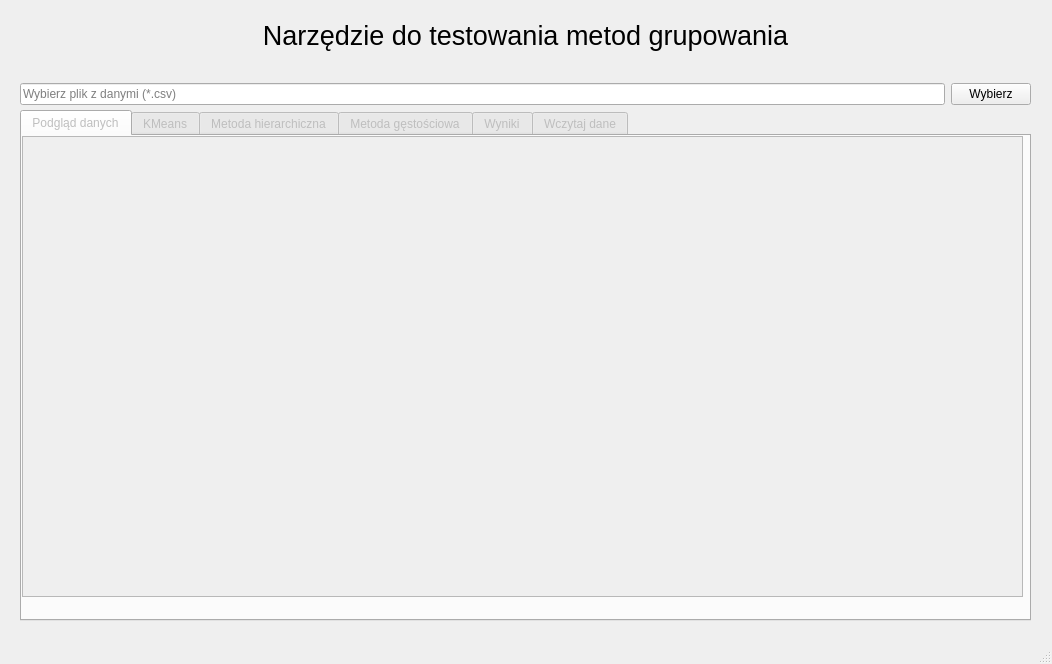
<?xml version="1.0" encoding="UTF-8"?>
<ui version="4.0">
 <class>MainWindow</class>
 <widget class="QMainWindow" name="MainWindow">
  <property name="geometry">
   <rect>
    <x>0</x>
    <y>0</y>
    <width>1052</width>
    <height>664</height>
   </rect>
  </property>
  <property name="windowTitle">
   <string>Badawczy projekt zespołowy - grupowanie</string>
  </property>
  <widget class="QWidget" name="centralwidget">
   <widget class="QWidget" name="verticalLayoutWidget">
    <property name="geometry">
     <rect>
      <x>20</x>
      <y>10</y>
      <width>1011</width>
      <height>51</height>
     </rect>
    </property>
    <layout class="QVBoxLayout" name="verticalLayout_2">
     <item>
      <widget class="QLabel" name="label">
       <property name="font">
        <font>
         <pointsize>20</pointsize>
        </font>
       </property>
       <property name="layoutDirection">
        <enum>Qt::LeftToRight</enum>
       </property>
       <property name="text">
        <string>Narzędzie do testowania metod grupowania</string>
       </property>
       <property name="scaledContents">
        <bool>true</bool>
       </property>
       <property name="alignment">
        <set>Qt::AlignCenter</set>
       </property>
       <property name="margin">
        <number>0</number>
       </property>
      </widget>
     </item>
    </layout>
   </widget>
   <widget class="QWidget" name="horizontalLayoutWidget">
    <property name="geometry">
     <rect>
      <x>20</x>
      <y>59</y>
      <width>1011</width>
      <height>71</height>
     </rect>
    </property>
    <layout class="QHBoxLayout" name="horizontalLayout_2">
     <item>
      <widget class="QLineEdit" name="filename">
       <property name="inputMask">
        <string/>
       </property>
       <property name="readOnly">
        <bool>true</bool>
       </property>
       <property name="placeholderText">
        <string>Wybierz plik z danymi (*.csv)</string>
       </property>
      </widget>
     </item>
     <item>
      <widget class="QPushButton" name="browse">
       <property name="sizePolicy">
        <sizepolicy hsizetype="Minimum" vsizetype="Fixed">
         <horstretch>0</horstretch>
         <verstretch>0</verstretch>
        </sizepolicy>
       </property>
       <property name="cursor">
        <cursorShape>PointingHandCursor</cursorShape>
       </property>
       <property name="text">
        <string>Wybierz</string>
       </property>
      </widget>
     </item>
    </layout>
   </widget>
   <widget class="QTabWidget" name="tabWidget">
    <property name="enabled">
     <bool>false</bool>
    </property>
    <property name="geometry">
     <rect>
      <x>20</x>
      <y>110</y>
      <width>1011</width>
      <height>511</height>
     </rect>
    </property>
    <property name="currentIndex">
     <number>0</number>
    </property>
    <widget class="QWidget" name="tab_podglad">
     <attribute name="title">
      <string>Podgląd danych</string>
     </attribute>
     <widget class="QTableView" name="tableView">
      <property name="geometry">
       <rect>
        <x>0</x>
        <y>0</y>
        <width>1001</width>
        <height>461</height>
       </rect>
      </property>
      <property name="sizePolicy">
       <sizepolicy hsizetype="Minimum" vsizetype="Minimum">
        <horstretch>0</horstretch>
        <verstretch>0</verstretch>
       </sizepolicy>
      </property>
      <property name="sizeAdjustPolicy">
       <enum>QAbstractScrollArea::AdjustIgnored</enum>
      </property>
      <property name="cornerButtonEnabled">
       <bool>false</bool>
      </property>
      <attribute name="verticalHeaderShowSortIndicator" stdset="0">
       <bool>false</bool>
      </attribute>
     </widget>
    </widget>
    <widget class="QWidget" name="tab_metoda_kmeans">
     <attribute name="title">
      <string>KMeans</string>
     </attribute>
     <widget class="QWidget" name="horizontalLayoutWidget_8">
      <property name="geometry">
       <rect>
        <x>10</x>
        <y>10</y>
        <width>981</width>
        <height>31</height>
       </rect>
      </property>
      <layout class="QHBoxLayout" name="horizontalLayout_10">
       <item>
        <widget class="QLabel" name="label_8">
         <property name="text">
          <string>Atrybuty/kolumny brane pod uwagę w grupowaniu (sep: &quot;,&quot;):</string>
         </property>
        </widget>
       </item>
       <item>
        <widget class="QLineEdit" name="features_MetodaKMeans">
         <property name="placeholderText">
          <string>Wprowadź kolejno numery kolumn np. 3,7</string>
         </property>
        </widget>
       </item>
      </layout>
     </widget>
     <widget class="QWidget" name="horizontalLayoutWidget_14">
      <property name="geometry">
       <rect>
        <x>10</x>
        <y>170</y>
        <width>981</width>
        <height>31</height>
       </rect>
      </property>
      <layout class="QHBoxLayout" name="horizontalLayout_15">
       <item>
        <widget class="QPushButton" name="pushButton_MetodaKMeans">
         <property name="text">
          <string>Dokonaj grupowania</string>
         </property>
        </widget>
       </item>
      </layout>
     </widget>
     <widget class="QTextEdit" name="textEdit_MetodaKMeans">
      <property name="enabled">
       <bool>false</bool>
      </property>
      <property name="geometry">
       <rect>
        <x>10</x>
        <y>210</y>
        <width>981</width>
        <height>211</height>
       </rect>
      </property>
      <property name="readOnly">
       <bool>true</bool>
      </property>
     </widget>
     <widget class="QPushButton" name="pushButton_MetodaKMeans_zapisz">
      <property name="enabled">
       <bool>false</bool>
      </property>
      <property name="geometry">
       <rect>
        <x>10</x>
        <y>430</y>
        <width>981</width>
        <height>23</height>
       </rect>
      </property>
      <property name="text">
       <string>Eksportuj wynik</string>
      </property>
     </widget>
     <widget class="QWidget" name="horizontalLayoutWidget_15">
      <property name="geometry">
       <rect>
        <x>10</x>
        <y>50</y>
        <width>981</width>
        <height>31</height>
       </rect>
      </property>
      <layout class="QHBoxLayout" name="horizontalLayout_16">
       <item>
        <widget class="QLabel" name="label_12">
         <property name="text">
          <string>Ilość grup/klastrów do wygenerowania:</string>
         </property>
        </widget>
       </item>
       <item>
        <widget class="QLineEdit" name="clusters_MetodaKMeans">
         <property name="placeholderText">
          <string>Wprowadź wartość ilość klastrów np. 4 </string>
         </property>
        </widget>
       </item>
      </layout>
     </widget>
     <widget class="QWidget" name="horizontalLayoutWidget_16">
      <property name="geometry">
       <rect>
        <x>10</x>
        <y>90</y>
        <width>981</width>
        <height>31</height>
       </rect>
      </property>
      <layout class="QHBoxLayout" name="horizontalLayout_17">
       <item>
        <widget class="QLabel" name="label_13">
         <property name="text">
          <string>Wprowadź parametr n-init:</string>
         </property>
        </widget>
       </item>
       <item>
        <widget class="QLineEdit" name="ninit_MetodaKMeans">
         <property name="placeholderText">
          <string>Wprowadź wartość n-init np. 10</string>
         </property>
        </widget>
       </item>
      </layout>
     </widget>
     <widget class="QWidget" name="horizontalLayoutWidget_17">
      <property name="geometry">
       <rect>
        <x>10</x>
        <y>130</y>
        <width>981</width>
        <height>31</height>
       </rect>
      </property>
      <layout class="QHBoxLayout" name="horizontalLayout_18">
       <item>
        <widget class="QLabel" name="label_14">
         <property name="text">
          <string>Wprowadź parametr max-iter:</string>
         </property>
        </widget>
       </item>
       <item>
        <widget class="QLineEdit" name="maxiter_MetodaKMeans">
         <property name="placeholderText">
          <string>Wprowadź wartość max-iter np. 300</string>
         </property>
        </widget>
       </item>
      </layout>
     </widget>
     <widget class="QPushButton" name="pushButton_showGraphKMeans">
      <property name="enabled">
       <bool>false</bool>
      </property>
      <property name="geometry">
       <rect>
        <x>200</x>
        <y>460</y>
        <width>791</width>
        <height>23</height>
       </rect>
      </property>
      <property name="text">
       <string>Pokaż wykres</string>
      </property>
     </widget>
     <widget class="QCheckBox" name="checkBox_obiectIdOnChart_Kmeans">
      <property name="geometry">
       <rect>
        <x>20</x>
        <y>460</y>
        <width>171</width>
        <height>18</height>
       </rect>
      </property>
      <property name="text">
       <string>Pokaż id obiektów na wykresie</string>
      </property>
     </widget>
    </widget>
    <widget class="QWidget" name="tab_metoda_hierarchiczna">
     <attribute name="title">
      <string>Metoda hierarchiczna</string>
     </attribute>
     <widget class="QWidget" name="horizontalLayoutWidget_7">
      <property name="geometry">
       <rect>
        <x>10</x>
        <y>10</y>
        <width>981</width>
        <height>31</height>
       </rect>
      </property>
      <layout class="QHBoxLayout" name="horizontalLayout_9">
       <item>
        <widget class="QLabel" name="label_7">
         <property name="text">
          <string>Atrybuty/kolumny brane pod uwagę w grupowaniu (sep: &quot;,&quot;):</string>
         </property>
        </widget>
       </item>
       <item>
        <widget class="QLineEdit" name="features_MetodaHierarchiczna">
         <property name="placeholderText">
          <string>Wprowadź kolejno numery kolumn np. 3,7</string>
         </property>
        </widget>
       </item>
      </layout>
     </widget>
     <widget class="QWidget" name="horizontalLayoutWidget_9">
      <property name="geometry">
       <rect>
        <x>10</x>
        <y>50</y>
        <width>981</width>
        <height>31</height>
       </rect>
      </property>
      <layout class="QHBoxLayout" name="horizontalLayout_11">
       <item>
        <widget class="QLabel" name="label_9">
         <property name="minimumSize">
          <size>
           <width>260</width>
           <height>0</height>
          </size>
         </property>
         <property name="maximumSize">
          <size>
           <width>200</width>
           <height>16777215</height>
          </size>
         </property>
         <property name="text">
          <string>Ilość grup/klastrów do wygenerowania (opcionalne):</string>
         </property>
         <property name="wordWrap">
          <bool>true</bool>
         </property>
        </widget>
       </item>
       <item>
        <widget class="QLineEdit" name="clusters_MetodaHierarchiczna">
         <property name="placeholderText">
          <string>Wprowadź ilość klastrów, np. 4 </string>
         </property>
        </widget>
       </item>
      </layout>
     </widget>
     <widget class="QWidget" name="horizontalLayoutWidget_10">
      <property name="geometry">
       <rect>
        <x>10</x>
        <y>130</y>
        <width>981</width>
        <height>31</height>
       </rect>
      </property>
      <layout class="QHBoxLayout" name="horizontalLayout_12">
       <item>
        <widget class="QLabel" name="label_10">
         <property name="maximumSize">
          <size>
           <width>300</width>
           <height>16777215</height>
          </size>
         </property>
         <property name="text">
          <string>Rodzaj metryki (metryka odległości pomiędzy obiektami):</string>
         </property>
        </widget>
       </item>
       <item>
        <widget class="QComboBox" name="comboBox_MetodaHierarchiczna">
         <property name="currentText">
          <string/>
         </property>
         <property name="placeholderText">
          <string>Wybierz jedną z dostępnych metryk...</string>
         </property>
        </widget>
       </item>
      </layout>
     </widget>
     <widget class="QWidget" name="horizontalLayoutWidget_11">
      <property name="geometry">
       <rect>
        <x>10</x>
        <y>210</y>
        <width>981</width>
        <height>31</height>
       </rect>
      </property>
      <layout class="QHBoxLayout" name="horizontalLayout_13">
       <item>
        <widget class="QPushButton" name="pushButton_MetodaHierarchiczna">
         <property name="text">
          <string>Dokonaj grupowania</string>
         </property>
        </widget>
       </item>
      </layout>
     </widget>
     <widget class="QTextEdit" name="textEdit_MetodaHierarchiczna">
      <property name="enabled">
       <bool>false</bool>
      </property>
      <property name="geometry">
       <rect>
        <x>10</x>
        <y>250</y>
        <width>981</width>
        <height>171</height>
       </rect>
      </property>
      <property name="readOnly">
       <bool>true</bool>
      </property>
     </widget>
     <widget class="QPushButton" name="pushButton_MetodaHierarchiczna_zapisz">
      <property name="enabled">
       <bool>false</bool>
      </property>
      <property name="geometry">
       <rect>
        <x>10</x>
        <y>430</y>
        <width>981</width>
        <height>23</height>
       </rect>
      </property>
      <property name="text">
       <string>Eksportuj wynik</string>
      </property>
     </widget>
     <widget class="QCheckBox" name="checkBox_obiectIdOnChart_Hierarchiczna">
      <property name="geometry">
       <rect>
        <x>20</x>
        <y>460</y>
        <width>171</width>
        <height>18</height>
       </rect>
      </property>
      <property name="text">
       <string>Pokaż id obiektów na wykresie</string>
      </property>
     </widget>
     <widget class="QPushButton" name="pushButton_showGraphHierarchiczna">
      <property name="enabled">
       <bool>false</bool>
      </property>
      <property name="geometry">
       <rect>
        <x>200</x>
        <y>460</y>
        <width>371</width>
        <height>23</height>
       </rect>
      </property>
      <property name="text">
       <string>Pokaż wykres</string>
      </property>
     </widget>
     <widget class="QPushButton" name="pushButton_showGraphHierarchiczna2">
      <property name="enabled">
       <bool>false</bool>
      </property>
      <property name="geometry">
       <rect>
        <x>580</x>
        <y>460</y>
        <width>411</width>
        <height>23</height>
       </rect>
      </property>
      <property name="text">
       <string>Pokaż dendrogram</string>
      </property>
     </widget>
     <widget class="QWidget" name="horizontalLayoutWidget_12">
      <property name="geometry">
       <rect>
        <x>10</x>
        <y>170</y>
        <width>981</width>
        <height>31</height>
       </rect>
      </property>
      <layout class="QHBoxLayout" name="horizontalLayout_14">
       <item>
        <widget class="QLabel" name="label_16">
         <property name="maximumSize">
          <size>
           <width>500</width>
           <height>16777215</height>
          </size>
         </property>
         <property name="text">
          <string>Rodzaj powiązania (określa, jaką odległość należy zastosować między zestawami obserwacji):</string>
         </property>
        </widget>
       </item>
       <item>
        <widget class="QComboBox" name="comboBox_MetodaHierarchiczna_linkage">
         <property name="currentText">
          <string/>
         </property>
         <property name="placeholderText">
          <string>Wybierz jedną z dostępnych metryk...</string>
         </property>
        </widget>
       </item>
      </layout>
     </widget>
     <widget class="QWidget" name="horizontalLayoutWidget_13">
      <property name="geometry">
       <rect>
        <x>10</x>
        <y>90</y>
        <width>981</width>
        <height>31</height>
       </rect>
      </property>
      <layout class="QHBoxLayout" name="horizontalLayout_19">
       <item>
        <widget class="QLabel" name="label_17">
         <property name="minimumSize">
          <size>
           <width>320</width>
           <height>0</height>
          </size>
         </property>
         <property name="maximumSize">
          <size>
           <width>200</width>
           <height>16777215</height>
          </size>
         </property>
         <property name="text">
          <string>Próg odległości powiązania (jeżeli ilość klastrów nieokreślona):</string>
         </property>
         <property name="wordWrap">
          <bool>true</bool>
         </property>
        </widget>
       </item>
       <item>
        <widget class="QLineEdit" name="treshold_MetodaHierarchiczna">
         <property name="placeholderText">
          <string>Wprowadź próg, np. 20 </string>
         </property>
        </widget>
       </item>
      </layout>
     </widget>
    </widget>
    <widget class="QWidget" name="tab_metoda_gestosciowa">
     <attribute name="title">
      <string>Metoda gęstościowa</string>
     </attribute>
     <widget class="QWidget" name="horizontalLayoutWidget_2">
      <property name="geometry">
       <rect>
        <x>10</x>
        <y>10</y>
        <width>981</width>
        <height>31</height>
       </rect>
      </property>
      <layout class="QHBoxLayout" name="horizontalLayout_3">
       <item>
        <widget class="QLabel" name="label_2">
         <property name="text">
          <string>Atrybuty/kolumny brane pod uwagę w grupowaniu (sep: &quot;,&quot;):</string>
         </property>
        </widget>
       </item>
       <item>
        <widget class="QLineEdit" name="features_MetodaGestosciowa">
         <property name="placeholderText">
          <string>Wprowadź kolejno numery kolumn np. 3,7</string>
         </property>
        </widget>
       </item>
      </layout>
     </widget>
     <widget class="QWidget" name="horizontalLayoutWidget_3">
      <property name="geometry">
       <rect>
        <x>10</x>
        <y>50</y>
        <width>981</width>
        <height>31</height>
       </rect>
      </property>
      <layout class="QHBoxLayout" name="horizontalLayout_4">
       <item>
        <widget class="QLabel" name="label_3">
         <property name="text">
          <string>Wartość parametru &quot;eps&quot; (maksymalna odległość między obserwacjami, aby można było je uznać za sąsiadujące):</string>
         </property>
        </widget>
       </item>
       <item>
        <widget class="QLineEdit" name="eps_MetodaGestosciowa">
         <property name="placeholderText">
          <string>Wprowadź wartość eps, np. 3 </string>
         </property>
        </widget>
       </item>
      </layout>
     </widget>
     <widget class="QWidget" name="horizontalLayoutWidget_4">
      <property name="geometry">
       <rect>
        <x>10</x>
        <y>90</y>
        <width>981</width>
        <height>31</height>
       </rect>
      </property>
      <layout class="QHBoxLayout" name="horizontalLayout_5">
       <item>
        <widget class="QLabel" name="label_4">
         <property name="minimumSize">
          <size>
           <width>480</width>
           <height>0</height>
          </size>
         </property>
         <property name="maximumSize">
          <size>
           <width>500</width>
           <height>16777215</height>
          </size>
         </property>
         <property name="text">
          <string>Wartość parametru &quot;min-samples&quot; (minimalna liczba obserwacji znajdujących się w odległości mniejszej niż eps od danej obserwacji, aby mogły zostać uznane za należące do jądra klastra):</string>
         </property>
         <property name="wordWrap">
          <bool>true</bool>
         </property>
        </widget>
       </item>
       <item>
        <widget class="QLineEdit" name="minSamples_MetodaGestosciowa">
         <property name="placeholderText">
          <string>Wprowadź wartość min-samples, np. 5 </string>
         </property>
        </widget>
       </item>
      </layout>
     </widget>
     <widget class="QWidget" name="horizontalLayoutWidget_5">
      <property name="geometry">
       <rect>
        <x>10</x>
        <y>130</y>
        <width>981</width>
        <height>31</height>
       </rect>
      </property>
      <layout class="QHBoxLayout" name="horizontalLayout_6">
       <item>
        <widget class="QLabel" name="label_5">
         <property name="maximumSize">
          <size>
           <width>300</width>
           <height>16777215</height>
          </size>
         </property>
         <property name="text">
          <string>Rodzaj metryki (metryka odległości używana przez eps):</string>
         </property>
        </widget>
       </item>
       <item>
        <widget class="QComboBox" name="comboBox_MetodaGestosciowa">
         <property name="currentText">
          <string/>
         </property>
         <property name="placeholderText">
          <string>Wybierz jedną z dostępnych metryk...</string>
         </property>
        </widget>
       </item>
      </layout>
     </widget>
     <widget class="QTextEdit" name="textEdit_MetodaGestosciowa">
      <property name="enabled">
       <bool>false</bool>
      </property>
      <property name="geometry">
       <rect>
        <x>10</x>
        <y>210</y>
        <width>981</width>
        <height>211</height>
       </rect>
      </property>
      <property name="readOnly">
       <bool>true</bool>
      </property>
     </widget>
     <widget class="QWidget" name="horizontalLayoutWidget_6">
      <property name="geometry">
       <rect>
        <x>10</x>
        <y>170</y>
        <width>981</width>
        <height>31</height>
       </rect>
      </property>
      <layout class="QHBoxLayout" name="horizontalLayout_7">
       <item>
        <widget class="QPushButton" name="pushButton_MetodaGestosciowa">
         <property name="text">
          <string>Dokonaj grupowania</string>
         </property>
        </widget>
       </item>
      </layout>
     </widget>
     <widget class="QPushButton" name="pushButton_MetodaGestosciowa_zapisz">
      <property name="enabled">
       <bool>false</bool>
      </property>
      <property name="geometry">
       <rect>
        <x>10</x>
        <y>430</y>
        <width>981</width>
        <height>23</height>
       </rect>
      </property>
      <property name="text">
       <string>Eksportuj wynik</string>
      </property>
     </widget>
     <widget class="QCheckBox" name="checkBox_obiectIdOnChart_Dbscan">
      <property name="geometry">
       <rect>
        <x>20</x>
        <y>460</y>
        <width>171</width>
        <height>18</height>
       </rect>
      </property>
      <property name="text">
       <string>Pokaż id obiektów na wykresie</string>
      </property>
     </widget>
     <widget class="QPushButton" name="pushButton_showGraphDbscan">
      <property name="enabled">
       <bool>false</bool>
      </property>
      <property name="geometry">
       <rect>
        <x>200</x>
        <y>460</y>
        <width>791</width>
        <height>23</height>
       </rect>
      </property>
      <property name="text">
       <string>Pokaż wykres</string>
      </property>
     </widget>
    </widget>
    <widget class="QWidget" name="tab">
     <attribute name="title">
      <string>Wyniki</string>
     </attribute>
     <widget class="QTableWidget" name="tableWidget_wyniki">
      <property name="geometry">
       <rect>
        <x>10</x>
        <y>30</y>
        <width>461</width>
        <height>191</height>
       </rect>
      </property>
      <attribute name="horizontalHeaderCascadingSectionResizes">
       <bool>false</bool>
      </attribute>
      <column>
       <property name="text">
        <string>KMeans</string>
       </property>
      </column>
      <column>
       <property name="text">
        <string>Hierarchiczna</string>
       </property>
      </column>
      <column>
       <property name="text">
        <string>Gęstościowa</string>
       </property>
      </column>
     </widget>
     <widget class="QLabel" name="label_6">
      <property name="geometry">
       <rect>
        <x>6</x>
        <y>-1</y>
        <width>461</width>
        <height>31</height>
       </rect>
      </property>
      <property name="font">
       <font>
        <pointsize>10</pointsize>
        <weight>75</weight>
        <bold>true</bold>
       </font>
      </property>
      <property name="text">
       <string>Obiekty w zbiorze danych i grupy do których zostały przydzielone</string>
      </property>
      <property name="alignment">
       <set>Qt::AlignCenter</set>
      </property>
     </widget>
     <widget class="QLabel" name="label_11">
      <property name="geometry">
       <rect>
        <x>0</x>
        <y>230</y>
        <width>471</width>
        <height>31</height>
       </rect>
      </property>
      <property name="font">
       <font>
        <pointsize>10</pointsize>
        <weight>75</weight>
        <bold>true</bold>
       </font>
      </property>
      <property name="text">
       <string>Porównanie metod w ostatnim grupowaniu</string>
      </property>
      <property name="alignment">
       <set>Qt::AlignCenter</set>
      </property>
     </widget>
     <widget class="QTableWidget" name="tableWidget_wyniki2">
      <property name="geometry">
       <rect>
        <x>10</x>
        <y>260</y>
        <width>461</width>
        <height>191</height>
       </rect>
      </property>
      <attribute name="horizontalHeaderCascadingSectionResizes">
       <bool>false</bool>
      </attribute>
      <row>
       <property name="text">
        <string>Czas grupowania (sec)</string>
       </property>
      </row>
      <row>
       <property name="text">
        <string>Ilość grup/klastrów</string>
       </property>
      </row>
      <row>
       <property name="text">
        <string>Użyta metryka</string>
       </property>
      </row>
      <row>
       <property name="text">
        <string>Kolumny w grupowaniu</string>
       </property>
      </row>
      <column>
       <property name="text">
        <string>KMeans</string>
       </property>
      </column>
      <column>
       <property name="text">
        <string>Hierarchiczna</string>
       </property>
      </column>
      <column>
       <property name="text">
        <string>Gęstościowa</string>
       </property>
      </column>
     </widget>
     <widget class="QPushButton" name="pushButton_Porownanie_zapisz">
      <property name="enabled">
       <bool>false</bool>
      </property>
      <property name="geometry">
       <rect>
        <x>10</x>
        <y>460</y>
        <width>981</width>
        <height>23</height>
       </rect>
      </property>
      <property name="text">
       <string>Eksportuj porównanie wyników</string>
      </property>
     </widget>
     <widget class="QCheckBox" name="checkBox_compare_kmeans">
      <property name="geometry">
       <rect>
        <x>490</x>
        <y>50</y>
        <width>67</width>
        <height>18</height>
       </rect>
      </property>
      <property name="text">
       <string>KMeans</string>
      </property>
     </widget>
     <widget class="QCheckBox" name="checkBox_compare_hierarchiczna">
      <property name="geometry">
       <rect>
        <x>570</x>
        <y>50</y>
        <width>91</width>
        <height>18</height>
       </rect>
      </property>
      <property name="text">
       <string>Hierarchiczna</string>
      </property>
     </widget>
     <widget class="QCheckBox" name="checkBox_compare_dbscan">
      <property name="geometry">
       <rect>
        <x>670</x>
        <y>50</y>
        <width>91</width>
        <height>18</height>
       </rect>
      </property>
      <property name="text">
       <string>DBSCAN</string>
      </property>
     </widget>
     <widget class="QComboBox" name="comboBox_compare_kmeans">
      <property name="geometry">
       <rect>
        <x>490</x>
        <y>70</y>
        <width>60</width>
        <height>22</height>
       </rect>
      </property>
     </widget>
     <widget class="QLabel" name="label_15">
      <property name="geometry">
       <rect>
        <x>490</x>
        <y>30</y>
        <width>511</width>
        <height>16</height>
       </rect>
      </property>
      <property name="text">
       <string>Wybierz klastry do porównania obiektów:</string>
      </property>
     </widget>
     <widget class="QComboBox" name="comboBox_compare_hierarchiczna">
      <property name="geometry">
       <rect>
        <x>580</x>
        <y>70</y>
        <width>60</width>
        <height>22</height>
       </rect>
      </property>
     </widget>
     <widget class="QComboBox" name="comboBox_compare_dbscan">
      <property name="geometry">
       <rect>
        <x>670</x>
        <y>70</y>
        <width>60</width>
        <height>22</height>
       </rect>
      </property>
     </widget>
     <widget class="QTextEdit" name="textEdit_compare">
      <property name="enabled">
       <bool>false</bool>
      </property>
      <property name="geometry">
       <rect>
        <x>490</x>
        <y>100</y>
        <width>501</width>
        <height>91</height>
       </rect>
      </property>
      <property name="readOnly">
       <bool>true</bool>
      </property>
      <property name="placeholderText">
       <string>Wybierz przynajmniej 2 klastry do porównania</string>
      </property>
     </widget>
     <widget class="QPushButton" name="pushButton_compare">
      <property name="enabled">
       <bool>false</bool>
      </property>
      <property name="geometry">
       <rect>
        <x>490</x>
        <y>200</y>
        <width>161</width>
        <height>23</height>
       </rect>
      </property>
      <property name="text">
       <string>Porównaj</string>
      </property>
     </widget>
     <widget class="QPushButton" name="pushButton_compare_save">
      <property name="enabled">
       <bool>false</bool>
      </property>
      <property name="geometry">
       <rect>
        <x>660</x>
        <y>200</y>
        <width>161</width>
        <height>23</height>
       </rect>
      </property>
      <property name="text">
       <string>Dodaj do zapisu</string>
      </property>
     </widget>
     <widget class="QTableWidget" name="tableWidget_compare">
      <property name="geometry">
       <rect>
        <x>490</x>
        <y>260</y>
        <width>501</width>
        <height>161</height>
       </rect>
      </property>
      <attribute name="horizontalHeaderCascadingSectionResizes">
       <bool>false</bool>
      </attribute>
      <column>
       <property name="text">
        <string>Klastry</string>
       </property>
      </column>
      <column>
       <property name="text">
        <string>Cz. wspólna</string>
       </property>
      </column>
      <column>
       <property name="text">
        <string>Cz. różna - KMeans</string>
       </property>
      </column>
      <column>
       <property name="text">
        <string>Cz. różna - Hierarchiczna</string>
       </property>
      </column>
      <column>
       <property name="text">
        <string>Cz. różna - DBSCAN</string>
       </property>
      </column>
     </widget>
     <widget class="QPushButton" name="pushButton_compare_remove">
      <property name="enabled">
       <bool>false</bool>
      </property>
      <property name="geometry">
       <rect>
        <x>490</x>
        <y>430</y>
        <width>501</width>
        <height>23</height>
       </rect>
      </property>
      <property name="text">
       <string>Usuń zaznaczone</string>
      </property>
     </widget>
     <widget class="QPushButton" name="pushButton_compare_graph">
      <property name="enabled">
       <bool>false</bool>
      </property>
      <property name="geometry">
       <rect>
        <x>830</x>
        <y>200</y>
        <width>161</width>
        <height>23</height>
       </rect>
      </property>
      <property name="text">
       <string>Pokaż na wykresie</string>
      </property>
     </widget>
    </widget>
    <widget class="QWidget" name="tab_2">
     <attribute name="title">
      <string>Wczytaj dane</string>
     </attribute>
     <widget class="QPushButton" name="pushButton_wczytajPlikiPorownanie">
      <property name="enabled">
       <bool>false</bool>
      </property>
      <property name="geometry">
       <rect>
        <x>10</x>
        <y>10</y>
        <width>981</width>
        <height>23</height>
       </rect>
      </property>
      <property name="text">
       <string>Wczytaj pliki z wynikami porównania</string>
      </property>
     </widget>
     <widget class="QTextEdit" name="textEdit_wczytanePliki">
      <property name="enabled">
       <bool>false</bool>
      </property>
      <property name="geometry">
       <rect>
        <x>10</x>
        <y>40</y>
        <width>981</width>
        <height>91</height>
       </rect>
      </property>
      <property name="readOnly">
       <bool>true</bool>
      </property>
      <property name="placeholderText">
       <string>Lista wczytanych plików...</string>
      </property>
     </widget>
     <widget class="QPushButton" name="pushButton_allFilesGenerateGraph1">
      <property name="enabled">
       <bool>false</bool>
      </property>
      <property name="geometry">
       <rect>
        <x>10</x>
        <y>140</y>
        <width>981</width>
        <height>23</height>
       </rect>
      </property>
      <property name="text">
       <string>Generuj wykres wizualizujący czas przetwarzania użytych metod</string>
      </property>
     </widget>
    </widget>
   </widget>
  </widget>
  <widget class="QMenuBar" name="menubar">
   <property name="geometry">
    <rect>
     <x>0</x>
     <y>0</y>
     <width>1052</width>
     <height>22</height>
    </rect>
   </property>
  </widget>
  <widget class="QStatusBar" name="statusbar"/>
 </widget>
 <resources/>
 <connections/>
</ui>
